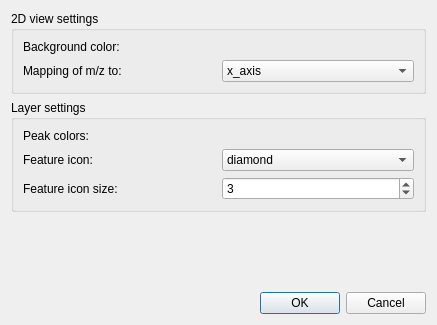
<?xml version="1.0" encoding="UTF-8"?>
<ui version="4.0">
 <class>Spectrum2DPrefDialogTemplate</class>
 <widget class="QDialog" name="Spectrum2DPrefDialogTemplate">
  <property name="geometry">
   <rect>
    <x>0</x>
    <y>0</y>
    <width>437</width>
    <height>325</height>
   </rect>
  </property>
  <property name="windowTitle">
   <string>2D view preferences</string>
  </property>
  <layout class="QVBoxLayout" name="verticalLayout">
   <item>
    <widget class="QGroupBox" name="groupBox">
     <property name="title">
      <string>2D view settings</string>
     </property>
     <layout class="QGridLayout">
      <item row="0" column="0">
       <widget class="QLabel" name="label">
        <property name="text">
         <string>Background color:</string>
        </property>
       </widget>
      </item>
      <item row="0" column="1">
       <widget class="OpenMS::ColorSelector" name="bg_color" native="true"/>
      </item>
      <item row="1" column="0">
       <widget class="QLabel" name="label_3">
        <property name="text">
         <string>Mapping of m/z to:</string>
        </property>
       </widget>
      </item>
      <item row="1" column="1">
       <widget class="QComboBox" name="mapping">
        <item>
         <property name="text">
          <string>x_axis</string>
         </property>
        </item>
        <item>
         <property name="text">
          <string>y_axis</string>
         </property>
        </item>
       </widget>
      </item>
     </layout>
    </widget>
   </item>
   <item>
    <widget class="QGroupBox" name="groupBox_2">
     <property name="title">
      <string>Layer settings</string>
     </property>
     <layout class="QGridLayout" name="gridLayout2">
      <item row="0" column="0">
       <widget class="QLabel" name="label_2">
        <property name="text">
         <string>Peak colors:</string>
        </property>
       </widget>
      </item>
      <item row="0" column="1">
       <widget class="OpenMS::MultiGradientSelector" name="gradient" native="true"/>
      </item>
      <item row="1" column="0">
       <widget class="QLabel" name="label_4">
        <property name="text">
         <string>Feature icon:</string>
        </property>
       </widget>
      </item>
      <item row="1" column="1">
       <widget class="QComboBox" name="feature_icon">
        <item>
         <property name="text">
          <string>diamond</string>
         </property>
        </item>
        <item>
         <property name="text">
          <string>square</string>
         </property>
        </item>
        <item>
         <property name="text">
          <string>circle</string>
         </property>
        </item>
        <item>
         <property name="text">
          <string>triangle</string>
         </property>
        </item>
       </widget>
      </item>
      <item row="2" column="0">
       <widget class="QLabel" name="label_6">
        <property name="text">
         <string>Feature icon size:</string>
        </property>
       </widget>
      </item>
      <item row="2" column="1">
       <widget class="QSpinBox" name="feature_icon_size">
        <property name="minimum">
         <number>1</number>
        </property>
        <property name="maximum">
         <number>999</number>
        </property>
        <property name="value">
         <number>3</number>
        </property>
       </widget>
      </item>
     </layout>
    </widget>
   </item>
   <item>
    <spacer>
     <property name="orientation">
      <enum>Qt::Vertical</enum>
     </property>
     <property name="sizeHint" stdset="0">
      <size>
       <width>279</width>
       <height>20</height>
      </size>
     </property>
    </spacer>
   </item>
   <item>
    <widget class="QDialogButtonBox" name="buttonBox">
     <property name="orientation">
      <enum>Qt::Horizontal</enum>
     </property>
     <property name="standardButtons">
      <set>QDialogButtonBox::Cancel|QDialogButtonBox::Ok</set>
     </property>
    </widget>
   </item>
  </layout>
 </widget>
 <customwidgets>
  <customwidget>
   <class>OpenMS::ColorSelector</class>
   <extends>QWidget</extends>
   <header>OpenMS/VISUAL/ColorSelector.h</header>
  </customwidget>
  <customwidget>
   <class>OpenMS::MultiGradientSelector</class>
   <extends>QWidget</extends>
   <header>OpenMS/VISUAL/MultiGradientSelector.h</header>
  </customwidget>
 </customwidgets>
 <resources/>
 <connections>
  <connection>
   <sender>buttonBox</sender>
   <signal>accepted()</signal>
   <receiver>Spectrum2DPrefDialogTemplate</receiver>
   <slot>accept()</slot>
   <hints>
    <hint type="sourcelabel">
     <x>248</x>
     <y>254</y>
    </hint>
    <hint type="destinationlabel">
     <x>157</x>
     <y>274</y>
    </hint>
   </hints>
  </connection>
  <connection>
   <sender>buttonBox</sender>
   <signal>rejected()</signal>
   <receiver>Spectrum2DPrefDialogTemplate</receiver>
   <slot>reject()</slot>
   <hints>
    <hint type="sourcelabel">
     <x>316</x>
     <y>260</y>
    </hint>
    <hint type="destinationlabel">
     <x>286</x>
     <y>274</y>
    </hint>
   </hints>
  </connection>
 </connections>
</ui>
